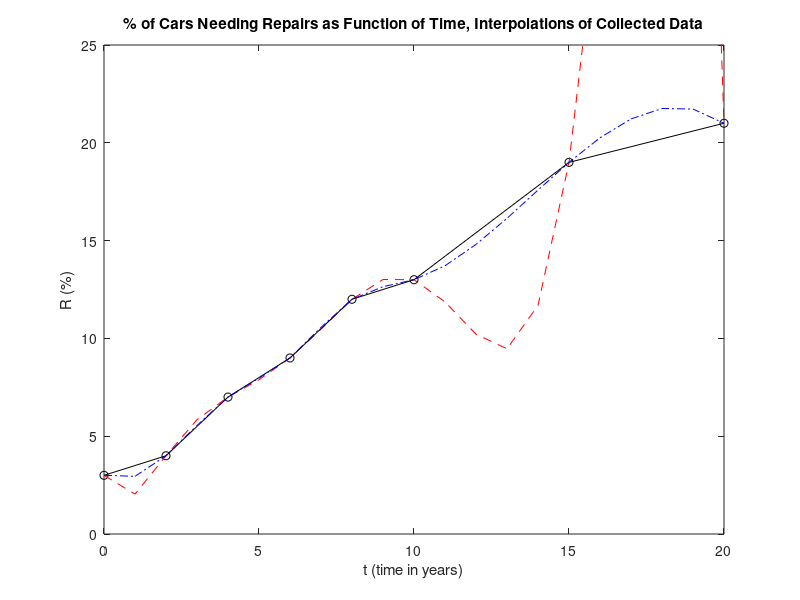

Write the MATLAB code that produced this figure.
%% Input Given Data
ti=[0 2 4 6 8 10 15 20]; %time in years data collected
Ri=[3 4 7 9 12 13 19 21]; %percent of cars needing repairs-data collected
tnew=0:20; % interpolation range
%% Interpolate Data 0-20 years with Exact Polynomial Method:
polynomialModel=polyval(polyfit(ti,Ri,size(ti,2)-1),tnew);
%% Interpolate Data 0-20 years with Linear Spline Method:
linearSpline=interp1(ti,Ri,tnew,'linear');
%% Interpolate Data 0-20 years with Cubic Spline Method:
cubicSpline=interp1(ti,Ri,tnew,'spline');
%% PLOT MODELS WITH COLLECTED DATA SUPER IMPOSED:
plot(ti,Ri,'ok',tnew,polynomialModel,'--r',tnew,linearSpline,'-k',tnew,cubicSpline,'-.b')
axis([0 20 0 25])
xlabel("t (time in years)")
ylabel("R (%)")
title("% of Cars Needing Repairs as Function of Time, Interpolations of Collected Data")
print -dpdf HW7_3_Plot.pdf;